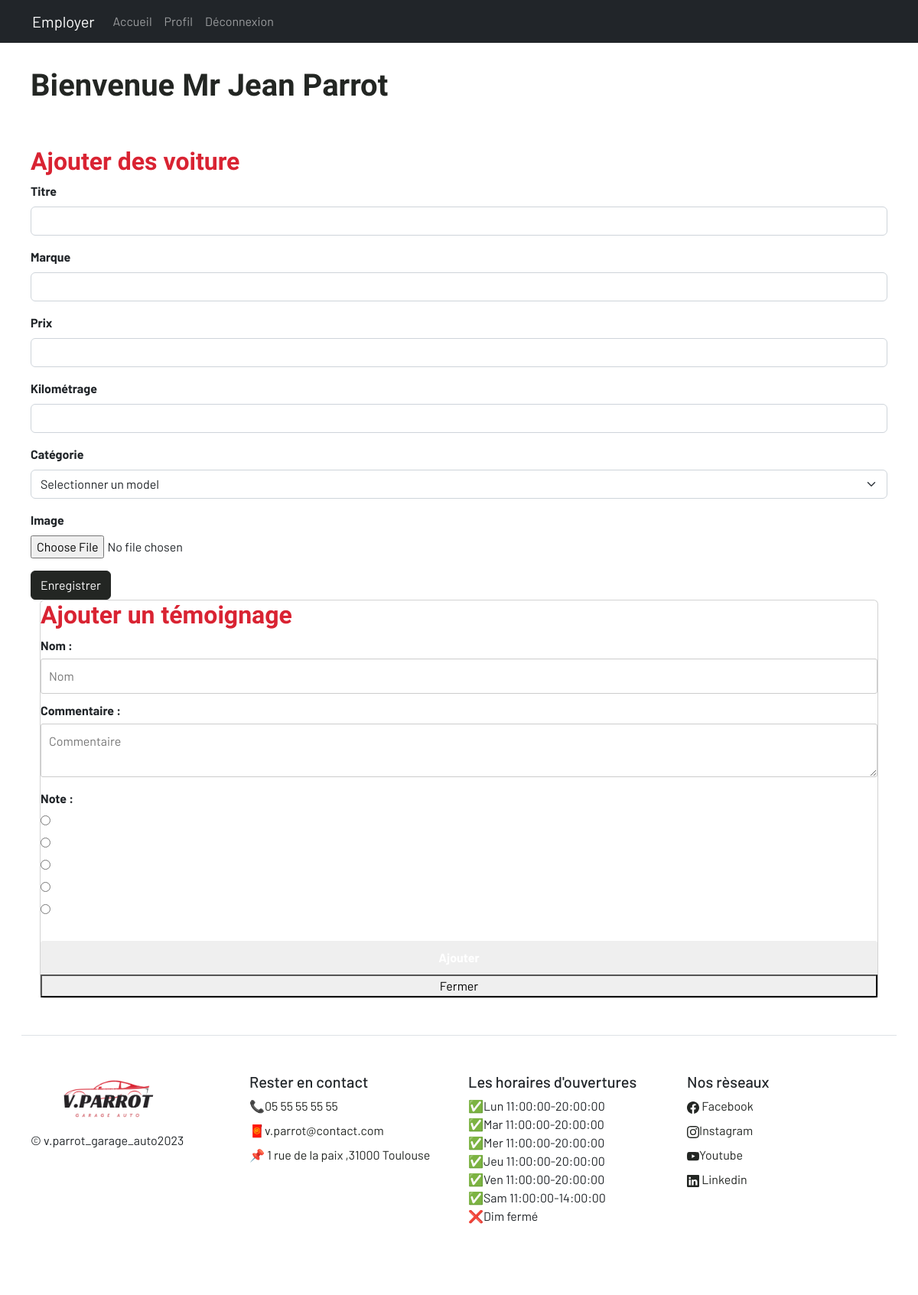
Screenshot of /employe.php with the database file from the repository.
### tables this page shows
CREATE TABLE
    IF NOT EXISTS `user` (
        `id` int(11) NOT NULL AUTO_INCREMENT PRIMARY KEY,
        `role_id` INT(11),
        `email` varchar(255) NOT NULL,
        `password` varchar(255) NOT NULL,
        `first_name` varchar(255) NOT NULL,
        `last_name` varchar(255) NOT NULL,
        KEY `role_id` (`role_id`)
    );

CREATE TABLE
    IF NOT EXISTS `open_day` (
        `id` INT(11) NOT NULL AUTO_INCREMENT PRIMARY KEY,
        `day` VARCHAR(70),
        `hour_open` TIME,
        `hour_close` TIME
    );

### includes/function/function_get_opening_day.php (called while the page is built)
<?php
function getOpeningDay(PDO $pdo)
{
  $query = ("SELECT `day`,`hour_open`,`hour_close` FROM `open_day`");
  $conn = $pdo->prepare($query);
  $conn->execute();
  return $conn->fetchAll(PDO::FETCH_ASSOC);
}

### employe.php (the view, shortened to what this page needs)
 <?php
require_once ('bdd/config.php');
$query = 'SELECT `first_name`, `last_name` FROM `user` WHERE `last_name` = "Jean" ';
$conn = $pdo->prepare($query);
$conn->execute();
$role_admin = $conn->fetchAll(PDO::FETCH_ASSOC);
?>
<!DOCTYPE html>
<html>
<head>
    <link rel="stylesheet" href="https://cdn.jsdelivr.net/npm/bootstrap@5.2.3/dist/css/bootstrap.min.css">
    <link rel="stylesheet" type="text/css" href="assets/css/bootstrap_override.css">
    <link rel="stylesheet" href="assets/css/style.css">
</head>
<body>
    <nav class="navbar navbar-expand-lg navbar-dark bg-dark fixed-top">
        <div class="container">
            <a class="navbar-brand" href="#">Employer</a>
            <div class="collapse navbar-collapse" id="navbarNav">
                <ul class="navbar-nav ml-auto">
                    <li class="nav-item">
                        <a class="nav-link" href="#">Accueil</a>
                    </li>
                    <li class="nav-item">
                        <a class="nav-link" href="#">Profil</a>
                    </li>
                    <li class="nav-item">
                        <a class="nav-link" href="index.php">Déconnexion</a>
                    </li>
                </ul>
            </div>
        </div>
    </nav>
    <h1 class="py-5">Bienvenue <?php foreach ($role_admin as $row) {
                                    echo 'Mr '.  $row['last_name'] . ' ' . $row['first_name'];
                                } ?></h1>
<section>
  <h2>Ajouter des voiture</h2>
  <form method="POST" enctype="multipart/form-data">
  <div class="mb-3">
    <label for="title" class="form-label"">Titre</label>
        <input type=" text" name="title" id="title" class="form-control" value="">
  </div>
  <div class="mb-3">
    <label for="marque" class="form-label">Marque</label>
    <input name="marque" id="description" class="form-control"></input>
  </div>
  <div class="mb-3">
    <label for="prix" class="form-label">Prix</label>
    <input name="prix" id="prix" class="form-control"></input>
  </div>
  <div class="mb-3">
    <label for="kilometrage" class="form-label">Kilométrage</label>
    <input name="kilometrage" id="kilometrage" class="form-control"></input>
  </div>
  <div class="mb-3">
    <label for="category" class="form-label">Catégorie</label>
    <select name="category" id="category" class="form-select">
    <option selected="selected">Selectionner un model </option>
    </select>
  </div>
  <div class="mb-3">
    <label for="file" class="form-label">Image</label>
    <input type="file" name="file" id="file">
  </div>
  <input type="submit" value="Enregistrer" name="saveRecipe" class="btn btn-primary">
</form>
</section>
<div class="container">
  <div class="row">
    <div class="col">
      <div id="ajouter-temoignage">
        <form action="employ.php" class="card" method="POST">
          <h2>Ajouter un témoignage</h2>
          <div class="form-group">
            <label for="nom">Nom :</label>
            <input type="text" id="nom" placeholder="Nom" name="nom" required>
          </div>
          <div class="form-group">
            <label for="commentaire">Commentaire :</label>
            <textarea id="commentaire" placeholder="Commentaire" name="commentaire" required></textarea>
          </div>
          <div class="form-group">
            <label for="note">Note :</label>
            <div class="rating">
              <input type="radio" id="star5" name="note" value="5" />
              <input type="radio" id="star4" name="note" value="4" />
              <input type="radio" id="star3" name="note" value="3" />
              <input type="radio" id="star2" name="note" value="2" />
              <input type="radio" id="star1" name="note" value="1" />
            </div>
          </div>
          <br>
          <button type="submit" class="btn-valider">Ajouter</button>
          <button type="button" class="btn-refuser">Fermer</button>
        </form>
      </div>
    </div>
  </div>
</div>
<?php include('templates/footer.php'); ?>
</body>
</html>

### templates/footer.php (shortened to what this page needs)
<footer class="row row-cols-1 row-cols-sm-2 row-cols-md-4 py-5 my-5 border-top">
  <div class="col mb-3">
    <a href="index.php" class="d-flex align-items-center col-md-3 mb-2 mb-md-0 text-dark text-decoration-none">
      <img src="assets/image/logo_horizontal.png" alt="Logo garage-auto" width="200">
    </a>
    <p class="text-body-secondary">© v.parrot_garage_auto2023</p>
  </div>
  <div class="col mb-3">
    <h5>Rester en contact</h5>
    <ul class="nav flex-column">
      <li class="nav-item mb-2"><a href="tel:05 55 55 55 55" class="nav-link p-0 text-body-secondary">📞05 55 55 55 55</a></li>
      <li class="nav-item mb-2"><a href="gamil:v.parrot@contact.com" class="nav-link p-0 text-body-secondary">🧧v.parrot@contact.com</a></li>
      <li class="nav-item mb-2"><a href="" class="nav-link p-0 text-body-secondary">📌 1 rue de la paix ,31000 Toulouse</a></li>
    </ul>
  </div>
  <?php
  include('includes/function/function_get_opening_day.php');
  $open_days = getOpeningDay($pdo);
  ?>
  <div class="col mb-3">
    <h5>Les horaires d'ouvertures</h5>
    <?php
    foreach ($open_days as $key => $open_day) { ?>
      <ul class=" nav flex-column">
        <?php if ($open_day['hour_open'] === null && $open_day['hour_close'] === null) {
          echo '<li class=" text-body-secondary">❌' . $open_day['day'] . " fermé </li>";
        } else { ?>
          <li class=" text-body-secondary">✅<?= $open_day['day'] . ' ' . $open_day['hour_open'] . '-' . $open_day['hour_close'] ?></li>
      <?php }
      }
      ?>
      </ul>
  </div>
  <div class="col mb-3">
    <h5>Nos rèseaux</h5>
    <ul class="nav flex-column">
      <li class="nav-item mb-2"><a href="https://www.facebook.com/" class="nav-link p-0 text-body-secondary"> Facebook</a></li>
      <li class="nav-item mb-2"><a href="https://www.instagram.com" class="nav-link p-0 text-body-secondary">Instagram</a></li>
      <li class="nav-item mb-2"><a href="https://www.youtube.com" class="nav-link p-0 text-body-secondary">Youtube</a></li>
      <li class="nav-item mb-2"><a href="https://www.linkedin.com/" class="nav-link p-0 text-body-secondary"> Linkedin</a></li>
    </ul>
  </div>
</footer>
</body>
</html>

### assets/css/style.css (style rules this page uses)
* { box-sizing: border-box; }
html,body { margin: 20px; padding: auto; }
body { font-family: 'Barlow', sans-serif; }
h1,h2 { font-weight: 600; font-family: 'Rajdhani', sans-serif; }
label { display: block; margin-bottom: 5px; font-weight: bold; }
input[type="text"], textarea { width: 100%; padding: 10px; margin-bottom: 10px; border: 1px solid #ccc; border-radius: 3px; }
button[type="submit"] { color: #fff; padding: 10px 20px; border: none; border-radius: 3px; cursor: pointer; font-weight: bold; }

### rows the page displays
user: last_name "Jean", first_name "Parrot"
open_day: day "Lun", hour_open "11:00:00", hour_close "20:00:00"
open_day: day "Mar", hour_open "11:00:00", hour_close "20:00:00"
open_day: day "Mer", hour_open "11:00:00", hour_close "20:00:00"
open_day: day "Jeu", hour_open "11:00:00", hour_close "20:00:00"
open_day: day "Ven", hour_open "11:00:00", hour_close "20:00:00"
open_day: day "Sam", hour_open "11:00:00", hour_close "14:00:00"
open_day: day "Dim"
